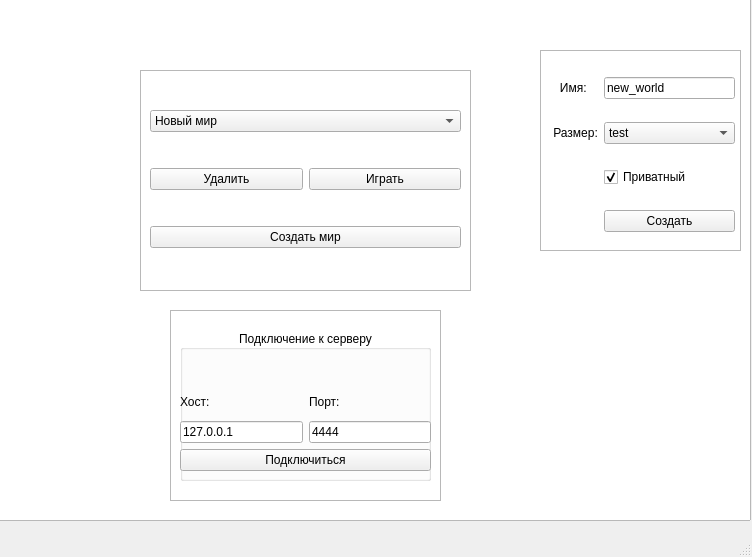
<?xml version="1.0" encoding="UTF-8"?>
<ui version="4.0">
 <class>MainWindow</class>
 <widget class="QMainWindow" name="MainWindow">
  <property name="geometry">
   <rect>
    <x>0</x>
    <y>0</y>
    <width>752</width>
    <height>557</height>
   </rect>
  </property>
  <property name="windowTitle">
   <string>MainWindow</string>
  </property>
  <widget class="QWidget" name="centralwidget">
   <widget class="QFrame" name="connection_frame">
    <property name="geometry">
     <rect>
      <x>170</x>
      <y>310</y>
      <width>271</width>
      <height>191</height>
     </rect>
    </property>
    <property name="frameShape">
     <enum>QFrame::StyledPanel</enum>
    </property>
    <property name="frameShadow">
     <enum>QFrame::Raised</enum>
    </property>
    <widget class="QGroupBox" name="groupBox">
     <property name="geometry">
      <rect>
       <x>10</x>
       <y>20</y>
       <width>251</width>
       <height>151</height>
      </rect>
     </property>
     <property name="cursor">
      <cursorShape>ArrowCursor</cursorShape>
     </property>
     <property name="title">
      <string>Подключение к серверу</string>
     </property>
     <property name="alignment">
      <set>Qt::AlignCenter</set>
     </property>
     <widget class="QWidget" name="gridLayoutWidget">
      <property name="geometry">
       <rect>
        <x>0</x>
        <y>0</y>
        <width>251</width>
        <height>141</height>
       </rect>
      </property>
      <layout class="QGridLayout" name="gridLayout">
       <property name="sizeConstraint">
        <enum>QLayout::SetMaximumSize</enum>
       </property>
       <property name="bottomMargin">
        <number>0</number>
       </property>
       <item row="3" column="0">
        <widget class="QLineEdit" name="hostEntry">
         <property name="text">
          <string>127.0.0.1</string>
         </property>
        </widget>
       </item>
       <item row="2" column="1">
        <widget class="QLabel" name="label_2">
         <property name="text">
          <string>Порт:</string>
         </property>
        </widget>
       </item>
       <item row="3" column="1">
        <widget class="QLineEdit" name="portEntry">
         <property name="text">
          <string>4444</string>
         </property>
         <property name="frame">
          <bool>true</bool>
         </property>
        </widget>
       </item>
       <item row="4" column="0" colspan="2">
        <widget class="QPushButton" name="connectButton">
         <property name="cursor">
          <cursorShape>ArrowCursor</cursorShape>
         </property>
         <property name="text">
          <string>Подключиться</string>
         </property>
        </widget>
       </item>
       <item row="2" column="0">
        <widget class="QLabel" name="label">
         <property name="text">
          <string>Хост:</string>
         </property>
        </widget>
       </item>
       <item row="0" column="0" rowspan="2" colspan="2">
        <spacer name="verticalSpacer">
         <property name="orientation">
          <enum>Qt::Vertical</enum>
         </property>
         <property name="sizeHint" stdset="0">
          <size>
           <width>20</width>
           <height>40</height>
          </size>
         </property>
        </spacer>
       </item>
      </layout>
     </widget>
    </widget>
   </widget>
   <widget class="QFrame" name="idle_frame">
    <property name="geometry">
     <rect>
      <x>140</x>
      <y>70</y>
      <width>331</width>
      <height>221</height>
     </rect>
    </property>
    <property name="frameShape">
     <enum>QFrame::StyledPanel</enum>
    </property>
    <property name="frameShadow">
     <enum>QFrame::Raised</enum>
    </property>
    <widget class="QWidget" name="gridLayoutWidget_2">
     <property name="geometry">
      <rect>
       <x>10</x>
       <y>10</y>
       <width>311</width>
       <height>201</height>
      </rect>
     </property>
     <layout class="QGridLayout" name="gridLayout_2">
      <item row="4" column="0" colspan="2">
       <widget class="QPushButton" name="new_world">
        <property name="text">
         <string>Создать мир</string>
        </property>
       </widget>
      </item>
      <item row="1" column="1">
       <widget class="QPushButton" name="play_button">
        <property name="text">
         <string>Играть</string>
        </property>
       </widget>
      </item>
      <item row="0" column="0" colspan="2">
       <widget class="QComboBox" name="world_selection">
        <item>
         <property name="text">
          <string>Новый мир</string>
         </property>
        </item>
        <item>
         <property name="text">
          <string/>
         </property>
        </item>
       </widget>
      </item>
      <item row="1" column="0">
       <widget class="QPushButton" name="delete_button">
        <property name="mouseTracking">
         <bool>false</bool>
        </property>
        <property name="acceptDrops">
         <bool>false</bool>
        </property>
        <property name="text">
         <string>Удалить</string>
        </property>
        <property name="checkable">
         <bool>false</bool>
        </property>
        <property name="checked">
         <bool>false</bool>
        </property>
        <property name="autoDefault">
         <bool>false</bool>
        </property>
        <property name="default">
         <bool>false</bool>
        </property>
        <property name="flat">
         <bool>false</bool>
        </property>
       </widget>
      </item>
     </layout>
    </widget>
   </widget>
   <widget class="QFrame" name="world_frame">
    <property name="geometry">
     <rect>
      <x>540</x>
      <y>50</y>
      <width>201</width>
      <height>201</height>
     </rect>
    </property>
    <property name="frameShape">
     <enum>QFrame::StyledPanel</enum>
    </property>
    <property name="frameShadow">
     <enum>QFrame::Raised</enum>
    </property>
    <widget class="QWidget" name="gridLayoutWidget_3">
     <property name="geometry">
      <rect>
       <x>10</x>
       <y>10</y>
       <width>185</width>
       <height>191</height>
      </rect>
     </property>
     <layout class="QGridLayout" name="gridLayout_3">
      <item row="1" column="0" colspan="2">
       <widget class="QLabel" name="label_3">
        <property name="text">
         <string> Размер:</string>
        </property>
       </widget>
      </item>
      <item row="1" column="2">
       <widget class="QComboBox" name="switch_size">
        <item>
         <property name="text">
          <string>test</string>
         </property>
        </item>
        <item>
         <property name="text">
          <string>small</string>
         </property>
        </item>
        <item>
         <property name="text">
          <string>medium</string>
         </property>
        </item>
        <item>
         <property name="text">
          <string>big</string>
         </property>
        </item>
       </widget>
      </item>
      <item row="0" column="2">
       <widget class="QLineEdit" name="world_name">
        <property name="text">
         <string>new_world</string>
        </property>
       </widget>
      </item>
      <item row="10" column="2">
       <widget class="QPushButton" name="create_button">
        <property name="text">
         <string>Создать</string>
        </property>
       </widget>
      </item>
      <item row="2" column="2">
       <widget class="QCheckBox" name="world_private">
        <property name="text">
         <string>Приватный</string>
        </property>
        <property name="checked">
         <bool>true</bool>
        </property>
       </widget>
      </item>
      <item row="0" column="0" colspan="2">
       <widget class="QLabel" name="label_5">
        <property name="text">
         <string>   Имя:</string>
        </property>
       </widget>
      </item>
     </layout>
    </widget>
   </widget>
   <widget class="QFrame" name="game_frame">
    <property name="geometry">
     <rect>
      <x>-10</x>
      <y>-10</y>
      <width>821</width>
      <height>551</height>
     </rect>
    </property>
    <property name="frameShape">
     <enum>QFrame::StyledPanel</enum>
    </property>
    <property name="frameShadow">
     <enum>QFrame::Raised</enum>
    </property>
    <widget class="QGraphicsView" name="canvas">
     <property name="geometry">
      <rect>
       <x>0</x>
       <y>0</y>
       <width>761</width>
       <height>531</height>
      </rect>
     </property>
    </widget>
   </widget>
   <zorder>game_frame</zorder>
   <zorder>connection_frame</zorder>
   <zorder>idle_frame</zorder>
   <zorder>world_frame</zorder>
  </widget>
  <widget class="QMenuBar" name="menubar">
   <property name="geometry">
    <rect>
     <x>0</x>
     <y>0</y>
     <width>752</width>
     <height>21</height>
    </rect>
   </property>
  </widget>
  <widget class="QStatusBar" name="statusbar"/>
 </widget>
 <resources/>
 <connections/>
</ui>
